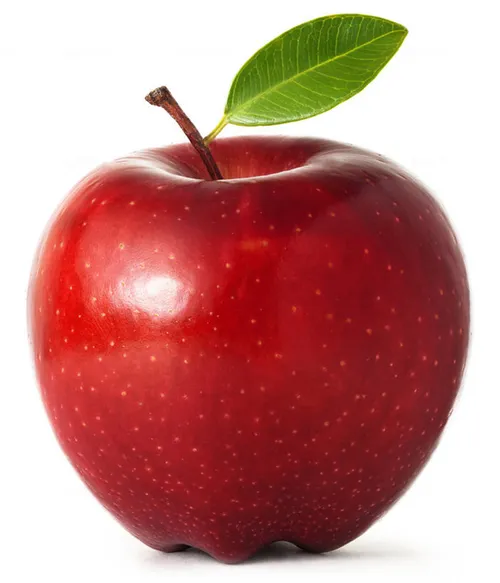
#> input picture openCV_learn/images/apple-fruit.webp, 500 x 583 px
$ python Two_Image_Mixing.py
#> lines starting #> are read from the running program, lines starting #| are printed output that depends on the picture
import cv2
import numpy as np
apple = cv2.imread('./images/apple-fruit.webp')
#> apple is the input picture: shape (583, 500, 3); mean B, G, R 132.8, 136.9, 194.6
orange = cv2.imread('./images/orange-fruit.webp')
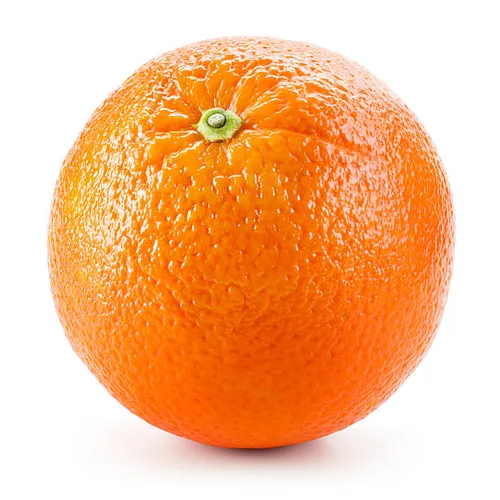
#> input picture openCV_learn/images/orange-fruit.webp, 500 x 500 px
#> orange is the input picture: shape (500, 500, 3); mean B, G, R 144.5, 189.4, 247.5
resized_apple = cv2.resize(apple,(520,520))
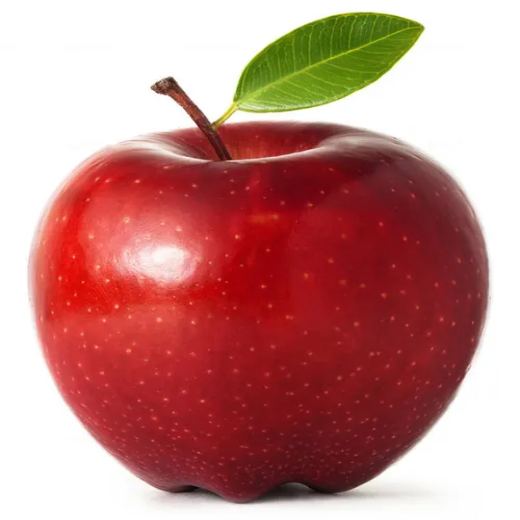
#> resized_apple: shape (520, 520, 3); mean B, G, R 132.7, 136.8, 194.5
resized_orange = cv2.resize(orange,(520,520))

# mixing of image
mixing_image = np.hstack((resized_apple[:,:256],resized_orange[:,256:]))
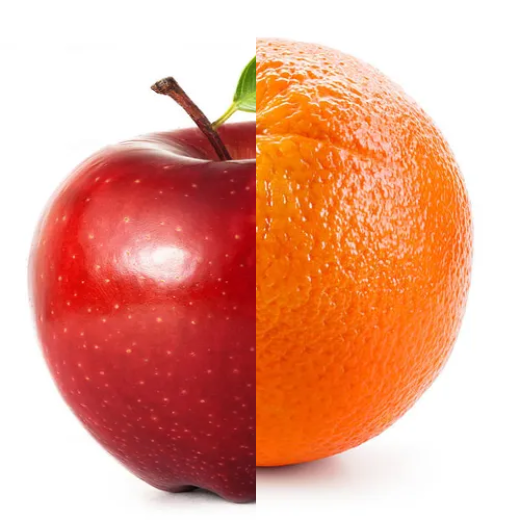
#> mixing_image: shape (520, 520, 3); mean B, G, R 144.8, 166.6, 231.7
cv2.imshow('apple',resized_apple)
cv2.imshow('orange',resized_orange)
cv2.imshow('mixed',mixing_image)


cv2.waitKey(0)
cv2.destroyAllWindows()
